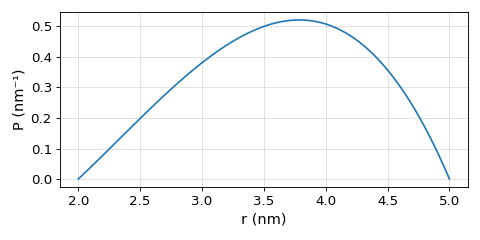

The script that drew this image:
import deerlab as dl
import matplotlib.pyplot as plt 
import numpy as np 
model = dl.dd_spherepoint
r = np.linspace(2,5,400)
par0 = model.start
P = model(r,par0)
plt.figure(figsize=[6,3])
plt.plot(r,P)
plt.xlabel('r (nm)',fontsize=13)
plt.ylabel('P (nm⁻¹)',fontsize=13)
plt.grid(alpha=0.4)
plt.tick_params(labelsize=12)
plt.tick_params(labelsize=12)
plt.tight_layout()
